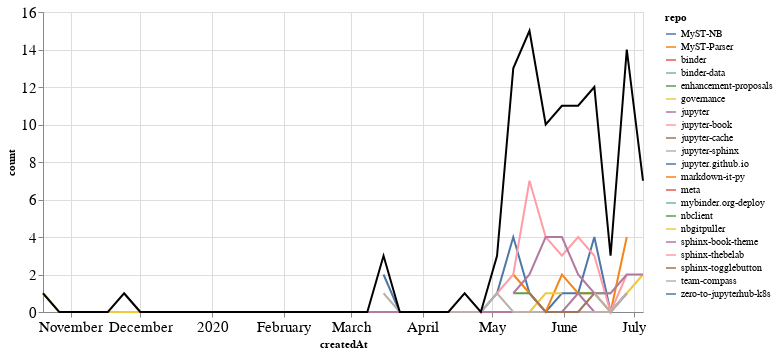

The notebook cell saved with this chart:
### Markdown cell above
## PRs

### Code cell
prs_time = prs.groupby('repo').resample('W', on='createdAt').count()['author'].reset_index()
prs_time = prs_time.rename(columns={'author': 'count'})
prs_time_total = prs_time.groupby('createdAt').agg({"count": "sum"}).reset_index()

ch1 = alt.Chart(prs_time, width=600).mark_line().encode(
    x='createdAt',
    y='count',
    color='repo',
    tooltip="repo"
)

ch2 = alt.Chart(prs_time_total, width=600).mark_line(color="black").encode(
    x='createdAt',
    y='count',
)

ch1 + ch2

### Figure 1 — Vega-Lite specification as saved in the notebook (floating-point values rounded to 4 significant figures; data arrays with more than 128 entries replaced by an {"elided": "..."} marker saying what was removed)
{"config": {"axisLeft": {"labelFontSize": 15}, "axisBottom": {"labelFontSize": 15}}, "layer": [{"data": {"name": "data-74c4b1ebaca2a2ef45b45d4ce3751a4a"}, "mark": "line", "encoding": {"color": {"type": "nominal", "field": "repo"}, "tooltip": {"type": "nominal", "field": "repo"}, "x": {"type": "temporal", "field": "createdAt"}, "y": {"type": "quantitative", "field": "count"}}, "width": 600}, {"data": {"name": "data-562ba57735c442be1f6a56de8fd6a182"}, "mark": {"type": "line", "color": "black"}, "encoding": {"x": {"type": "temporal", "field": "createdAt"}, "y": {"type": "quantitative", "field": "count"}}, "width": 600}], "$schema": "https://vega.github.io/schema/vega-lite/v4.8.1.json", "datasets": {"data-74c4b1ebaca2a2ef45b45d4ce3751a4a": {"elided": "147 records"}, "data-562ba57735c442be1f6a56de8fd6a182": [{"createdAt": "2019-10-20T00:00:00", "count": 1}, {"createdAt": "2019-10-27T00:00:00", "count": 0}, {"createdAt": "2019-11-03T00:00:00", "count": 0}, {"createdAt": "2019-11-10T00:00:00", "count": 0}, {"createdAt": "2019-11-17T00:00:00", "count": 0}, {"createdAt": "2019-11-24T00:00:00", "count": 1}, {"createdAt": "2019-12-01T00:00:00", "count": 0}, {"createdAt": "2019-12-08T00:00:00", "count": 0}, {"createdAt": "2019-12-15T00:00:00", "count": 0}, {"createdAt": "2019-12-22T00:00:00", "count": 0}, {"createdAt": "2019-12-29T00:00:00", "count": 0}, {"createdAt": "2020-01-05T00:00:00", "count": 0}, {"createdAt": "2020-01-12T00:00:00", "count": 0}, {"createdAt": "2020-01-19T00:00:00", "count": 0}, {"createdAt": "2020-01-26T00:00:00", "count": 0}, {"createdAt": "2020-02-02T00:00:00", "count": 0}, {"createdAt": "2020-02-09T00:00:00", "count": 0}, {"createdAt": "2020-02-16T00:00:00", "count": 0}, {"createdAt": "2020-02-23T00:00:00", "count": 0}, {"createdAt": "2020-03-01T00:00:00", "count": 0}, {"createdAt": "2020-03-08T00:00:00", "count": 0}, {"createdAt": "2020-03-15T00:00:00", "count": 3}, {"createdAt": "2020-03-22T00:00:00", "count": 0}, {"createdAt": "2020-03-29T00:00:00", "count": 0}, {"createdAt": "2020-04-05T00:00:00", "count": 0}, {"createdAt": "2020-04-12T00:00:00", "count": 0}, {"createdAt": "2020-04-19T00:00:00", "count": 1}, {"createdAt": "2020-04-26T00:00:00", "count": 0}, {"createdAt": "2020-05-03T00:00:00", "count": 3}, {"createdAt": "2020-05-10T00:00:00", "count": 13}, {"createdAt": "2020-05-17T00:00:00", "count": 15}, {"createdAt": "2020-05-24T00:00:00", "count": 10}, {"createdAt": "2020-05-31T00:00:00", "count": 11}, {"createdAt": "2020-06-07T00:00:00", "count": 11}, {"createdAt": "2020-06-14T00:00:00", "count": 12}, {"createdAt": "2020-06-21T00:00:00", "count": 3}, {"createdAt": "2020-06-28T00:00:00", "count": 14}, {"createdAt": "2020-07-05T00:00:00", "count": 7}]}}
